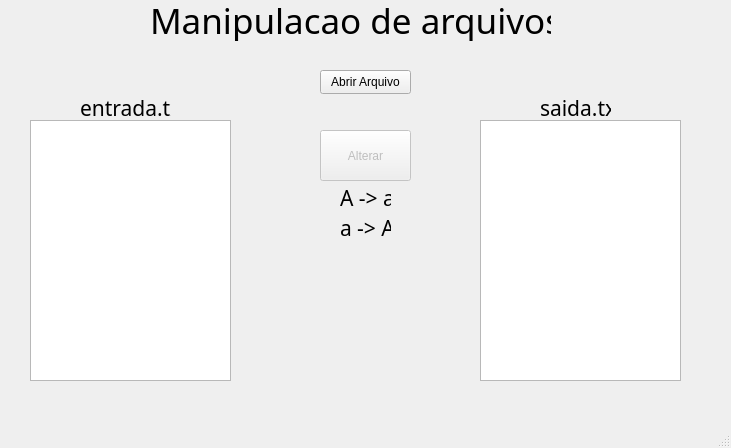
<?xml version="1.0" encoding="UTF-8"?>
<ui version="4.0">
 <class>MainWindow</class>
 <widget class="QMainWindow" name="MainWindow">
  <property name="geometry">
   <rect>
    <x>0</x>
    <y>0</y>
    <width>731</width>
    <height>448</height>
   </rect>
  </property>
  <property name="windowTitle">
   <string>MainWindow</string>
  </property>
  <widget class="QWidget" name="centralwidget">
   <widget class="QTextEdit" name="textEdit_Ent">
    <property name="geometry">
     <rect>
      <x>30</x>
      <y>120</y>
      <width>201</width>
      <height>261</height>
     </rect>
    </property>
   </widget>
   <widget class="QLabel" name="label">
    <property name="geometry">
     <rect>
      <x>80</x>
      <y>100</y>
      <width>91</width>
      <height>16</height>
     </rect>
    </property>
    <property name="font">
     <font>
      <family>Franklin Gothic Medium Cond</family>
      <pointsize>16</pointsize>
     </font>
    </property>
    <property name="text">
     <string>entrada.txt</string>
    </property>
   </widget>
   <widget class="QTextEdit" name="textEdit_Sai">
    <property name="geometry">
     <rect>
      <x>480</x>
      <y>120</y>
      <width>201</width>
      <height>261</height>
     </rect>
    </property>
   </widget>
   <widget class="QLabel" name="label_2">
    <property name="geometry">
     <rect>
      <x>540</x>
      <y>100</y>
      <width>71</width>
      <height>16</height>
     </rect>
    </property>
    <property name="font">
     <font>
      <family>Franklin Gothic Medium Cond</family>
      <pointsize>16</pointsize>
     </font>
    </property>
    <property name="text">
     <string>saida.txt</string>
    </property>
   </widget>
   <widget class="QLabel" name="label_3">
    <property name="geometry">
     <rect>
      <x>150</x>
      <y>0</y>
      <width>401</width>
      <height>41</height>
     </rect>
    </property>
    <property name="font">
     <font>
      <family>Hotel De Paris</family>
      <pointsize>26</pointsize>
     </font>
    </property>
    <property name="text">
     <string>Manipulacao de arquivos</string>
    </property>
   </widget>
   <widget class="QPushButton" name="pushButton">
    <property name="enabled">
     <bool>false</bool>
    </property>
    <property name="geometry">
     <rect>
      <x>320</x>
      <y>130</y>
      <width>91</width>
      <height>51</height>
     </rect>
    </property>
    <property name="text">
     <string>Alterar</string>
    </property>
   </widget>
   <widget class="QLabel" name="label_4">
    <property name="geometry">
     <rect>
      <x>340</x>
      <y>190</y>
      <width>51</width>
      <height>16</height>
     </rect>
    </property>
    <property name="font">
     <font>
      <family>Franklin Gothic Medium Cond</family>
      <pointsize>16</pointsize>
     </font>
    </property>
    <property name="text">
     <string>A -&gt; a</string>
    </property>
   </widget>
   <widget class="QLabel" name="label_5">
    <property name="geometry">
     <rect>
      <x>340</x>
      <y>220</y>
      <width>51</width>
      <height>16</height>
     </rect>
    </property>
    <property name="font">
     <font>
      <family>Franklin Gothic Medium Cond</family>
      <pointsize>16</pointsize>
     </font>
    </property>
    <property name="text">
     <string>a -&gt; A</string>
    </property>
   </widget>
   <widget class="QPushButton" name="pushButton_Abrir">
    <property name="geometry">
     <rect>
      <x>320</x>
      <y>70</y>
      <width>91</width>
      <height>24</height>
     </rect>
    </property>
    <property name="text">
     <string>Abrir Arquivo</string>
    </property>
   </widget>
  </widget>
  <widget class="QMenuBar" name="menubar">
   <property name="geometry">
    <rect>
     <x>0</x>
     <y>0</y>
     <width>731</width>
     <height>21</height>
    </rect>
   </property>
  </widget>
  <widget class="QStatusBar" name="statusbar"/>
 </widget>
 <resources/>
 <connections/>
</ui>
